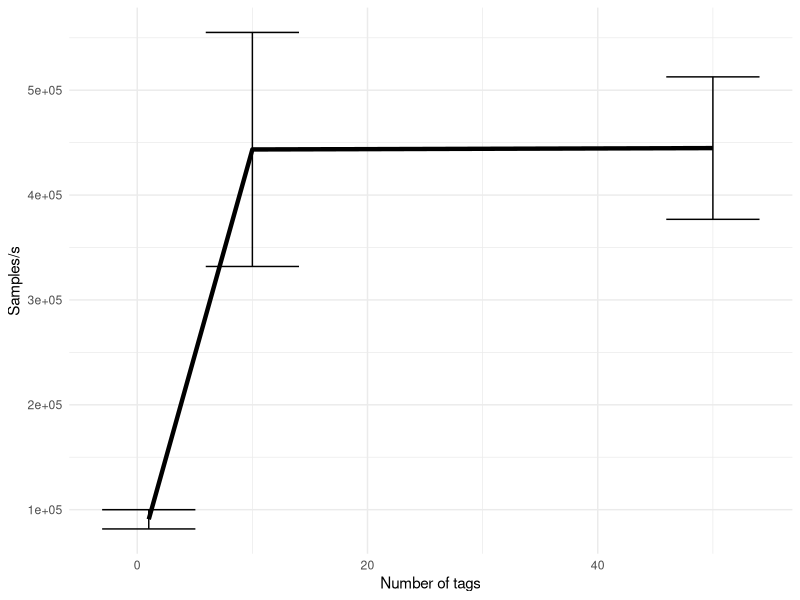

The R script that drew this image:
data<-read.csv("read.txt", header=T)
require(ggplot2)

pdf("read.pdf")
options(repr.plot.width = 5, repr.plot.height = 2)
ggplot(data, aes(x = Size, y = Mean)) +
  geom_line(lwd=1.5) + 
  geom_errorbar(aes(ymax = CIP, ymin = CIN)) +
  xlab("Number of tags") +
  ylab("Samples/s") +
  theme_minimal()
dev.off()
